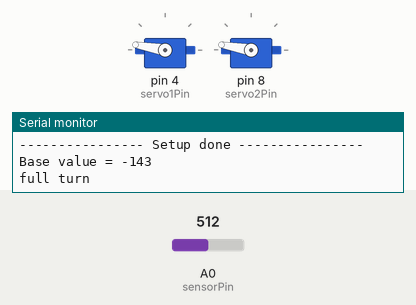
This sketch was run on a simulated Arduino Uno, built with avr-gcc and run on an emulated ATmega328P. Parts: 2 × servo, the last lines printed to the serial monitor. Inputs (shaded band) come from the test bench; at power-on: A0 (sensorPin) = 512.

Above: at 1.55 s.
At 12.5 s:
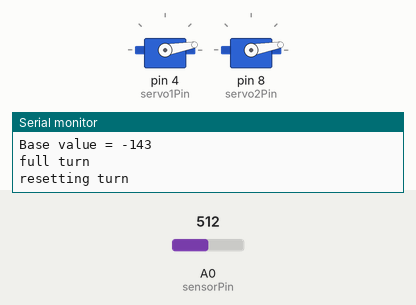
Timing chart, 0 to 15.8 s (numbered marks = the images above):
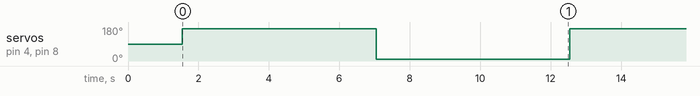

The sketch:

V5.ino
```cpp
#include <Servo.h>
#define THRESHOLD 200

int sensorPin = A0;    // select the input pin for the sensor
int newSensorValue = 0;   // variable to store the sensor value
int baseSensorValue = 0;
int rawSensorValue = 0;
int servo1Pin = 4;
int servo2Pin = 8;
bool turnCheck = false;
Servo SERVO_1;
Servo SERVO_2;
int calibration[500];
int calibrated = 0;

void setup() {
  Serial.begin(115200);  // start the serial communication with a baud rate of 9600
  SERVO_1.attach(servo1Pin);
  SERVO_2.attach(servo2Pin);


  Serial.println("Please keep still for the initial scan...");
  delay(1500);
  calibrate();

  baseSensorValue = calibrated;
  //baseSensorValue = analogRead(sensorPin);
  Serial.println("---------------- Setup done ----------------");
  Serial.print("Base value = ");
  Serial.println(baseSensorValue);
  /*
  add a reading period during setup for reading the muscle during contraction and during rest to have accurate date to read later on
  use these readings to compare to later on
  muscle contraction happens in a spike, activate the servo when the muscle contracts
  */
}

void calibrate(){
  for (int i = 0; i < 100; i++){
    calibration[i] = analogRead(sensorPin);
    Serial.println(calibration[i]);
  }
  for (int i = 0; i < 100; i++){
    calibrated += calibration[i];
  }
    //Serial.println(calibrated);

  calibrated /= 100;
}

// PLACE SENSORS WHITE RED BLACK white on muscle, red on muscle head, and black on ground

void loop() {
  rawSensorValue = analogRead(sensorPin);
  newSensorValue = (analogRead(sensorPin) - baseSensorValue);  // read the sensor value

  /*
  Serial.print("Raw sensor value: ");
  Serial.println(rawSensorValue);
  Serial.print("Base sensor value: ");
  Serial.println(baseSensorValue);
  Serial.print("New Adjusted sensor value: ");
  Serial.println(newSensorValue);          // send the value to the serial monitor
  */
  if(newSensorValue > 10 && turnCheck == false)
  {
    SERVO_1.write(170);
    SERVO_2.write(170);
    Serial.println("full turn");
    turnCheck = true;
    delay(5000);
  }
  else if(newSensorValue > 10 && turnCheck == true)
  {
    SERVO_1.write(10);
    SERVO_2.write(10);
    Serial.println("resetting turn");
    turnCheck = false;
    delay(5000);
  }
  delay(500);
}
```

Measured:
- by itself, servo on pin 4 (servo1Pin), servo on pin 8 (servo2Pin): alternates 170° for 5.5 s and 10° for 5.5 s
